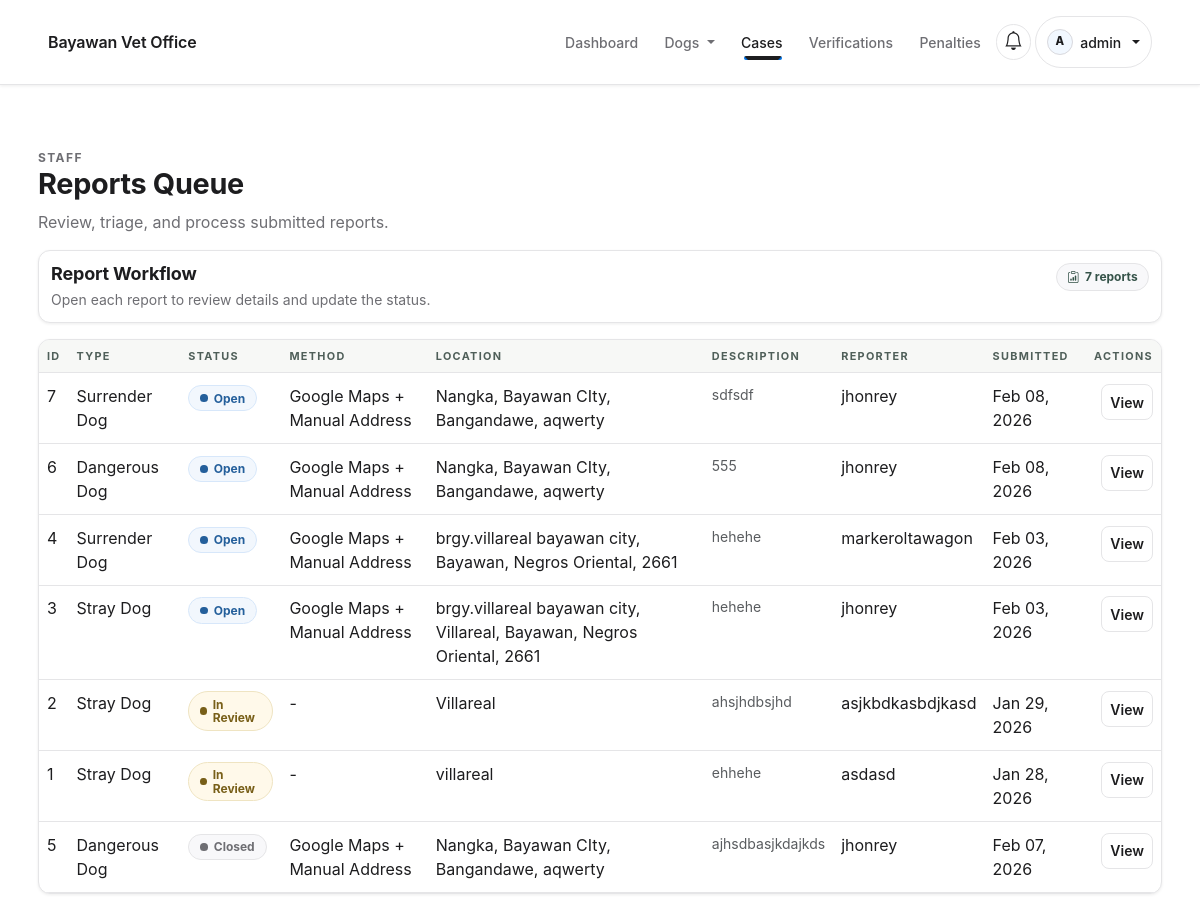
The app's page /staff/reports/ (signed in), older data.
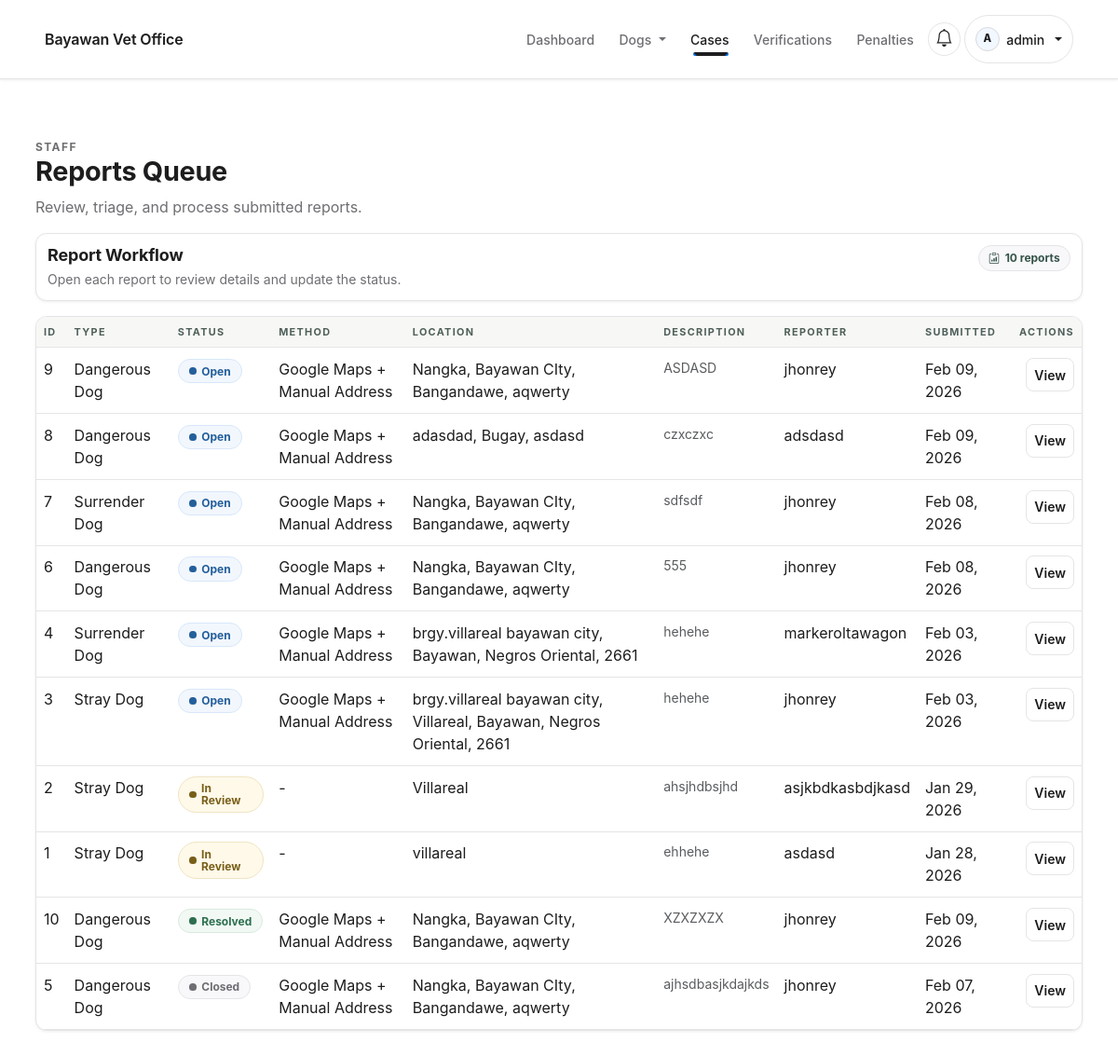
The same page, newer data.
### reports/models.py (models this page shows, shortened)
class Report(TimeStampedModel):
    class ReportType(models.TextChoices):
        STRAY = 'STRAY', 'Stray Dog'
        INJURED = 'INJURED', 'Injured Dog'
        SURRENDER = 'SURRENDER', 'Surrender Dog'
        DANGEROUS = 'DANGEROUS', 'Dangerous Dog'
        BITE_INCIDENT = 'BITE_INCIDENT', 'Bite Incident'
        ABANDONED = 'ABANDONED', 'Abandoned Dog'
        WELFARE = 'WELFARE', 'Welfare Concern'
        OTHER = 'OTHER', 'Other'
    class LocationMethod(models.TextChoices):
        GOOGLE_MAPS = 'GOOGLE_MAPS', 'Google Maps'
        MANUAL_ADDRESS = 'MANUAL_ADDRESS', 'Manual Address'
        BOTH = 'BOTH', 'Google Maps + Manual Address'
    class Status(models.TextChoices):
        OPEN = 'OPEN', 'Open'
        IN_REVIEW = 'IN_REVIEW', 'In Review'
        RESOLVED = 'RESOLVED', 'Resolved'
        CLOSED = 'CLOSED', 'Closed'
    report_type = models.CharField(max_length=20, choices=ReportType.choices)
    reported_by = models.ForeignKey(
        settings.AUTH_USER_MODEL, on_delete=models.SET_NULL, null=True, blank=True, related_name='reports'
    )
    location = models.CharField(max_length=255)
    photo = models.FileField(upload_to='reports/', blank=True)
    status = models.CharField(max_length=20, choices=Status.choices, default=Status.OPEN)
    notes = models.TextField(blank=True)
    contact_name = models.CharField(max_length=120, blank=True)
    contact_phone = models.CharField(max_length=40, blank=True)
    contact_email = models.EmailField(blank=True)
    description = models.TextField(blank=True)
    location_method = models.CharField(
        max_length=20,
        choices=LocationMethod.choices,
        blank=True,
    )
    latitude = models.DecimalField(max_digits=9, decimal_places=6, null=True, blank=True)
    longitude = models.DecimalField(max_digits=9, decimal_places=6, null=True, blank=True)
    maps_url = models.URLField(max_length=500, blank=True)
    address_json = models.JSONField(null=True, blank=True)

### reports/views.py (the view)
# urls.py: path('staff/reports/', views.staff_list, name='reports_staff_list'),
@login_required
@role_required('ADMIN', 'STAFF')
def staff_list(request):
    reports = (
        Report.objects.annotate(
            is_completed=Case(
                When(
                    status__in=(Report.Status.RESOLVED, Report.Status.CLOSED),
                    then=Value(1),
                ),
                default=Value(0),
                output_field=IntegerField(),
            )
        )
        .order_by('is_completed', '-created_at')
    )
    return render(request, 'reports/staff_list.html', {'reports': reports})

### notifications/context_processors.py (called while the page is built)
def unread_notifications(request):
    if not request.user.is_authenticated:
        return {'unread_notifications': 0, 'nav_notifications': []}
    items = Notification.objects.filter(user=request.user).order_by('-created_at')
    count = items.filter(is_read=False).count()
    return {
        'unread_notifications': count,
        'nav_notifications': items[:5],
    }

### templates/reports/staff_list.html (shortened to what this page needs)
{% extends 'base.html' %}
{% load static %}
{% block extra_css %}
  <link rel="stylesheet" href="{% static 'css/staff-admin-modern.css' %}" />
{% endblock %}
{% block content %}
  <section class="section-pad staff-admin-page">
    <div class="container staff-admin-wrap">
      {% include 'partials/page_header.html' with eyebrow="Staff" title="Reports Queue" subtitle="Review, triage, and process submitted reports." %}
      <div class="staff-admin-summary mb-3">
        <div>
          <h2 class="staff-admin-summary-title">Report Workflow</h2>
          <p class="staff-admin-summary-text">Open each report to review details and update the status.</p>
        </div>
        <div class="staff-admin-chip-group">
          <span class="staff-admin-chip"><i class="bi bi-clipboard-data"></i> {{ reports|length }} report{{ reports|length|pluralize }}</span>
        </div>
      </div>
      <div class="staff-admin-table-card table-shell">
        <div class="table-responsive">
          <table class="table table-mobile-stack">
            <thead>
              <tr>
                <th>ID</th>
                <th>Type</th>
                <th>Status</th>
                <th>Method</th>
                <th>Location</th>
                <th>Description</th>
                <th>Reporter</th>
                <th>Submitted</th>
                <th class="text-end">Actions</th>
              </tr>
            </thead>
            <tbody>
              {% for item in reports %}
                <tr>
                  <td data-label="ID">{{ item.id }}</td>
                  <td data-label="Type">{{ item.get_report_type_display }}</td>
                  <td data-label="Status">
                    {% if item.status == 'OPEN' %}
                      <span class="status-pill status-pill--info">{{ item.get_status_display }}</span>
                    {% elif item.status == 'IN_REVIEW' %}
                      <span class="status-pill status-pill--warning">{{ item.get_status_display }}</span>
                    {% elif item.status == 'RESOLVED' %}
                      <span class="status-pill status-pill--success">{{ item.get_status_display }}</span>
                    {% else %}
                      <span class="status-pill status-pill--muted">{{ item.get_status_display }}</span>
                    {% endif %}
                  </td>
                  <td data-label="Method">{{ item.get_location_method_display|default:"-" }}</td>
                  <td data-label="Location">{{ item.location }}</td>
                  <td data-label="Description" class="text-muted small">{{ item.description|default:"-"|truncatechars:60 }}</td>
                  <td data-label="Reporter">
                    {% if item.contact_name %}
                      {{ item.contact_name }}
                    {% elif item.reported_by %}
                      {{ item.reported_by.email }}
                    {% else %}
                      Anonymous
                    {% endif %}
                  </td>
                  <td data-label="Submitted">{{ item.created_at|date:"M d, Y" }}</td>
                  <td data-label="Actions" class="text-end">
                    <a class="btn btn-sm btn-outline-secondary" href="{% url 'reports_staff_detail' item.id %}">
                      View
                    </a>
                  </td>
                </tr>
              {% empty %}
                <tr>
                  <td colspan="9">
                    <div class="staff-admin-empty">No reports yet.</div>
                  </td>
                </tr>
              {% endfor %}
            </tbody>
          </table>
        </div>
      </div>
    </div>
  </section>
{% endblock %}

Row changes from the older to the newer data that the page shows:
added Report: id "9", report_type "Dangerous Dog", status "Open", location_method "Google Maps + Manual Address", location "Nangka, Bayawan CIty, Bangandawe, aqwerty", description "ASDASD", contact_name "jhonrey", created_at "Feb 09, 2026"
added Report: id "8", report_type "Dangerous Dog", status "Open", location_method "Google Maps + Manual Address", location "adasdad, Bugay, asdasd", description "czxczxc", contact_name "adsdasd", created_at "Feb 09, 2026"
added Report: id "10", report_type "Dangerous Dog", status "Resolved", location_method "Google Maps + Manual Address", location "Nangka, Bayawan CIty, Bangandawe, aqwerty", description "XZXZXZX", contact_name "jhonrey", created_at "Feb 09, 2026"
Text that changed along with them:
{{ reports|length }}: "7" → "10"
